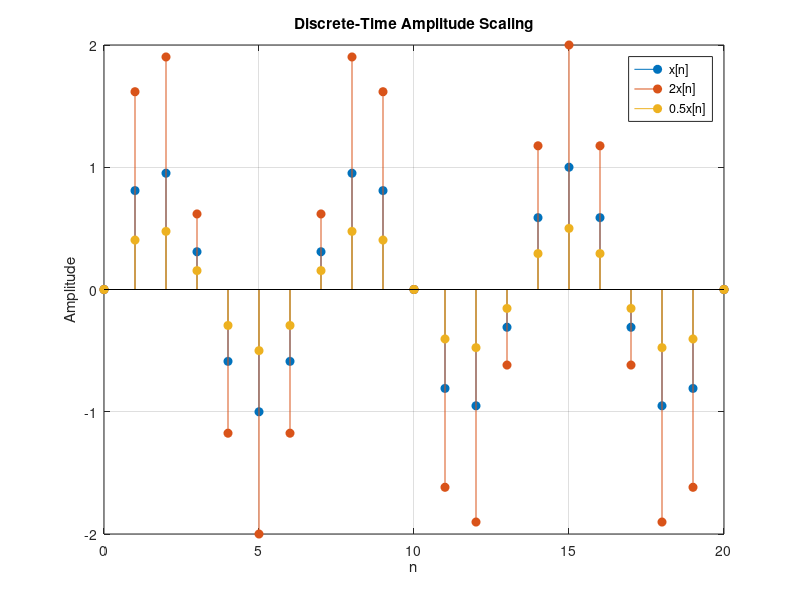

The MATLAB source for this figure:
% Discrete-time amplitude scaling example
n = 0:20;
x = sin(0.3*pi*n);
A1 = 2;
A2 = 0.5;
y1 = A1 * x;
y2 = A2 * x;
figure
stem(n, x, 'filled', 'DisplayName', 'x[n]'); hold on
stem(n, y1, 'filled', 'DisplayName', '2x[n]');
stem(n, y2, 'filled', 'DisplayName', '0.5x[n]');
grid on
xlabel('n')
ylabel('Amplitude')
title('Discrete-Time Amplitude Scaling')
legend('Location', 'best')
